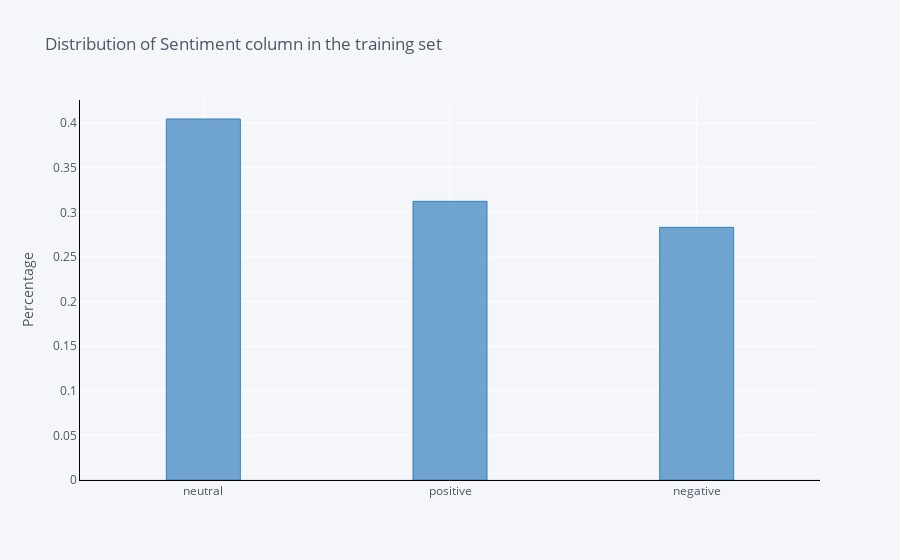

Here is the notebook cell this chart was saved with:
### Code cell
train['sentiment'].value_counts(normalize=True).iplot(kind='bar',
                                                      yTitle='Percentage', 
                                                      linecolor='black', 
                                                      opacity=0.7,
                                                      color='blue',
                                                      theme='pearl',
                                                      bargap=0.7,
                                                      gridcolor='white',
                                                     
                                                      title='Distribution of Sentiment column in the training set')

### Figure 1 — Plotly figure (JSON) as saved in the notebook; plotly's stock layout.template omitted (floating-point values rounded to 4 significant figures)
{"data": [{"marker": {"color": "rgba(55, 128, 191, 0.7)", "line": {"color": "rgba(55, 128, 191, 1.0)", "width": 1}}, "name": "sentiment", "orientation": "v", "text": "", "type": "bar", "x": ["neutral", "positive", "negative"], "y": [0.4046, 0.3123, 0.2831]}], "layout": {"bargap": 0.7, "legend": {"bgcolor": "#F5F6F9", "font": {"color": "#4D5663"}}, "paper_bgcolor": "#F5F6F9", "plot_bgcolor": "#F5F6F9", "title": {"font": {"color": "#4D5663"}, "text": "Distribution of Sentiment column in the training set"}, "xaxis": {"gridcolor": "white", "linecolor": "black", "showgrid": true, "tickfont": {"color": "#4D5663"}, "title": {"font": {"color": "#4D5663"}, "text": ""}, "zerolinecolor": "#E1E5ED"}, "yaxis": {"gridcolor": "white", "linecolor": "black", "showgrid": true, "tickfont": {"color": "#4D5663"}, "title": {"font": {"color": "#4D5663"}, "text": "Percentage"}, "zerolinecolor": "#E1E5ED"}}}
